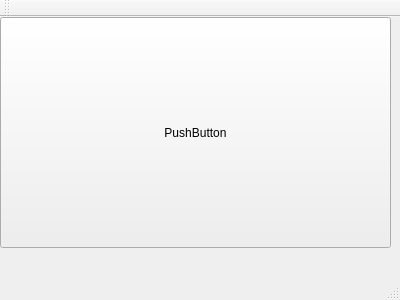
<?xml version="1.0" encoding="UTF-8"?>
<ui version="4.0">
 <class>TestWindow</class>
 <widget class="QMainWindow" name="TestWindow">
  <property name="geometry">
   <rect>
    <x>0</x>
    <y>0</y>
    <width>400</width>
    <height>300</height>
   </rect>
  </property>
  <property name="windowTitle">
   <string>TestWindow</string>
  </property>
  <widget class="QWidget" name="centralWidget">
   <widget class="QPushButton" name="pushButton">
    <property name="geometry">
     <rect>
      <x>0</x>
      <y>0</y>
      <width>391</width>
      <height>231</height>
     </rect>
    </property>
    <property name="text">
     <string>PushButton</string>
    </property>
   </widget>
  </widget>
  <widget class="QMenuBar" name="menuBar">
   <property name="geometry">
    <rect>
     <x>0</x>
     <y>0</y>
     <width>400</width>
     <height>19</height>
    </rect>
   </property>
  </widget>
  <widget class="QToolBar" name="mainToolBar">
   <attribute name="toolBarArea">
    <enum>TopToolBarArea</enum>
   </attribute>
   <attribute name="toolBarBreak">
    <bool>false</bool>
   </attribute>
  </widget>
  <widget class="QStatusBar" name="statusBar"/>
 </widget>
 <layoutdefault spacing="6" margin="11"/>
 <resources/>
 <connections/>
</ui>
